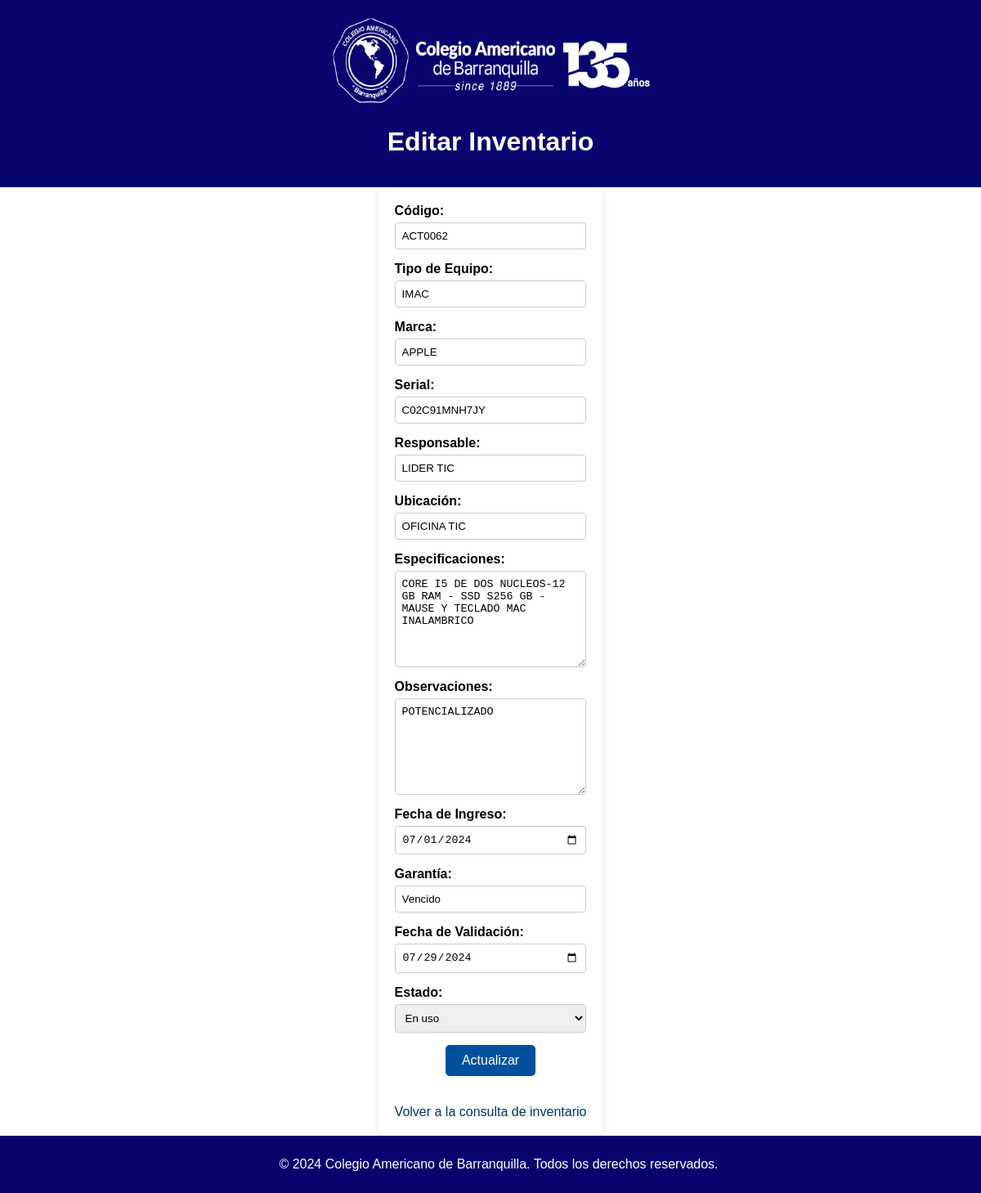
Page /invent/editar_inventario.php?id=4 on the committed database.
### tables this page shows
CREATE TABLE `inventario` (
  `id` int(6) UNSIGNED NOT NULL,
  `codigo` varchar(30) NOT NULL,
  `tipo_equipo` varchar(50) NOT NULL,
  `marca` varchar(50) NOT NULL,
  `serial` varchar(50) NOT NULL,
  `responsable` varchar(50) NOT NULL,
  `ubicacion` varchar(50) NOT NULL,
  `especificaciones` text NOT NULL,
  `observaciones` text DEFAULT NULL,
  `fecha_ingreso` date NOT NULL,
  `garantia` varchar(50) NOT NULL,
  `fecha_validacion` date NOT NULL,
  `estado` varchar(200) NOT NULL,
  `reg_date` timestamp NOT NULL DEFAULT current_timestamp() ON UPDATE current_timestamp(),
  `proveedor_id` int(11) DEFAULT NULL
);

### invent/editar_inventario.php (the view, shortened to what this page needs)
<?php
$servername = "localhost";
$username = "root";
$password = "";
$dbname = "my_school_app";
$conn = new mysqli($servername, $username, $password, $dbname);
if (isset($_GET['id'])) {
    $id = intval($_GET['id']);
    $sql = "SELECT * FROM inventario WHERE id = ?";
    $stmt = $conn->prepare($sql);
    $stmt->bind_param("i", $id);
    $stmt->execute();
    $result = $stmt->get_result();
    $row = $result->fetch_assoc();
} else {
    die("ID no proporcionado.");
}
$estadoSql = "SELECT * FROM estado_inventario";
$estadoResult = $conn->query($estadoSql);
$estados = [];
while ($estadoRow = $estadoResult->fetch_assoc()) {
    $estados[] = $estadoRow;
}
?>
<!DOCTYPE html>
<html lang="es">
<head>
</head>
<body>
    <header>
        <img src="../img/logo-cumpleanos2.png" width="390" height="115" alt="Logo"/>
        <h1>Editar Inventario</h1>
    </header>
    <div class="container">
        <form action="" method="post">
            <label for="codigo">Código:</label>
            <input type="text" id="codigo" name="codigo" value="<?php echo htmlspecialchars($row['codigo']); ?>" required>
            <label for="tipo_equipo">Tipo de Equipo:</label>
            <input type="text" id="tipo_equipo" name="tipo_equipo" value="<?php echo htmlspecialchars($row['tipo_equipo']); ?>" required>
            <label for="marca">Marca:</label>
            <input type="text" id="marca" name="marca" value="<?php echo htmlspecialchars($row['marca']); ?>" required>
            <label for="serial">Serial:</label>
            <input type="text" id="serial" name="serial" value="<?php echo htmlspecialchars($row['serial']); ?>" required>
            <label for="responsable">Responsable:</label>
            <input type="text" id="responsable" name="responsable" value="<?php echo htmlspecialchars($row['responsable']); ?>" required>
            <label for="ubicacion">Ubicación:</label>
            <input type="text" id="ubicacion" name="ubicacion" value="<?php echo htmlspecialchars($row['ubicacion']); ?>" required>
            <label for="especificaciones">Especificaciones:</label>
            <textarea id="especificaciones" name="especificaciones"><?php echo htmlspecialchars($row['especificaciones']); ?></textarea>
            <label for="observaciones">Observaciones:</label>
            <textarea id="observaciones" name="observaciones"><?php echo htmlspecialchars($row['observaciones']); ?></textarea>
            <label for="fecha_ingreso">Fecha de Ingreso:</label>
            <input type="date" id="fecha_ingreso" name="fecha_ingreso" value="<?php echo htmlspecialchars($row['fecha_ingreso']); ?>" required>
            <label for="garantia">Garantía:</label>
            <input type="text" id="garantia" name="garantia" value="<?php echo htmlspecialchars($row['garantia']); ?>" required>
            <label for="fecha_validacion">Fecha de Validación:</label>
            <input type="date" id="fecha_validacion" name="fecha_validacion" value="<?php echo htmlspecialchars($row['fecha_validacion']); ?>" required>
            <label for="estado">Estado:</label>
            <select id="estado" name="estado" required>
                <?php foreach ($estados as $estado): ?>
                    <option value="<?php echo htmlspecialchars($estado['estado']); ?>"
                        <?php echo $estado['estado'] == $row['estado'] ? 'selected' : ''; ?>>
                        <?php echo htmlspecialchars($estado['estado']); ?>
                    </option>
                <?php endforeach; ?>
            </select>
            <div class="button-container">
                <input type="submit" value="Actualizar" class="submit-button">
            </div>
        </form>
        <div class="back-link">
            <a href="consultar_inventario.php">Volver a la consulta de inventario</a>
        </div>
    </div>
    <footer>
        <p>&copy; 2024 Colegio Americano de Barranquilla. Todos los derechos reservados.</p>
    </footer>
</body>
</html>

### invent/editar_inventario.php (style rules this page uses)
body { font-family: 'Arial', Tahoma, 'Times New Roman', Times, serif, Verdana, sans-serif; background-color: #ffffff; margin: 0; padding: 0; display: flex; flex-direction: column; min-height: 100vh; }
header { background-color: #07046E; color: white; padding: 15px; text-align: center; }
footer { background-color: #07046E; color: white; text-align: center; padding: 10px; position: relative; bottom: 0; width: 100%; }
.container { flex: 1; padding: 20px; margin: 0 auto; max-width: 800px; box-shadow: 0 4px 8px rgba(0,0,0,0.1); border-radius: 8px; background-color: #ffffff; }
form { display: flex; flex-direction: column; }
label { margin-bottom: 5px; font-weight: bold; }
input, textarea, select { margin-bottom: 15px; padding: 8px; border: 1px solid #ccc; border-radius: 4px; }
textarea { resize: vertical; height: 100px; }
.button-container { text-align: center; }
.submit-button { background-color: #00509e; color: white; border: none; padding: 10px 20px; text-align: center; text-decoration: none; display: inline-block; font-size: 16px; cursor: pointer; border-radius: 5px; }
.back-link { text-align: center; margin-top: 20px; }
.back-link a { color: #003366; text-decoration: none; }

### rows in the picture
inventario: codigo "ACT0062", tipo_equipo "IMAC", marca "APPLE", serial "C02C91MNH7JY", responsable "LIDER TIC", ubicacion "OFICINA TIC", especificaciones "CORE I5 DE DOS NUCLEOS-12 GB RAM - SSD S256 GB - MAUSE Y TECLADO MAC INALAMBRICO", observaciones "POTENCIALIZADO", fecha_ingreso "07/01/2024", garantia "Vencido", fecha_validacion "07/29/2024"

### other values in the picture
form field estado "En uso"
